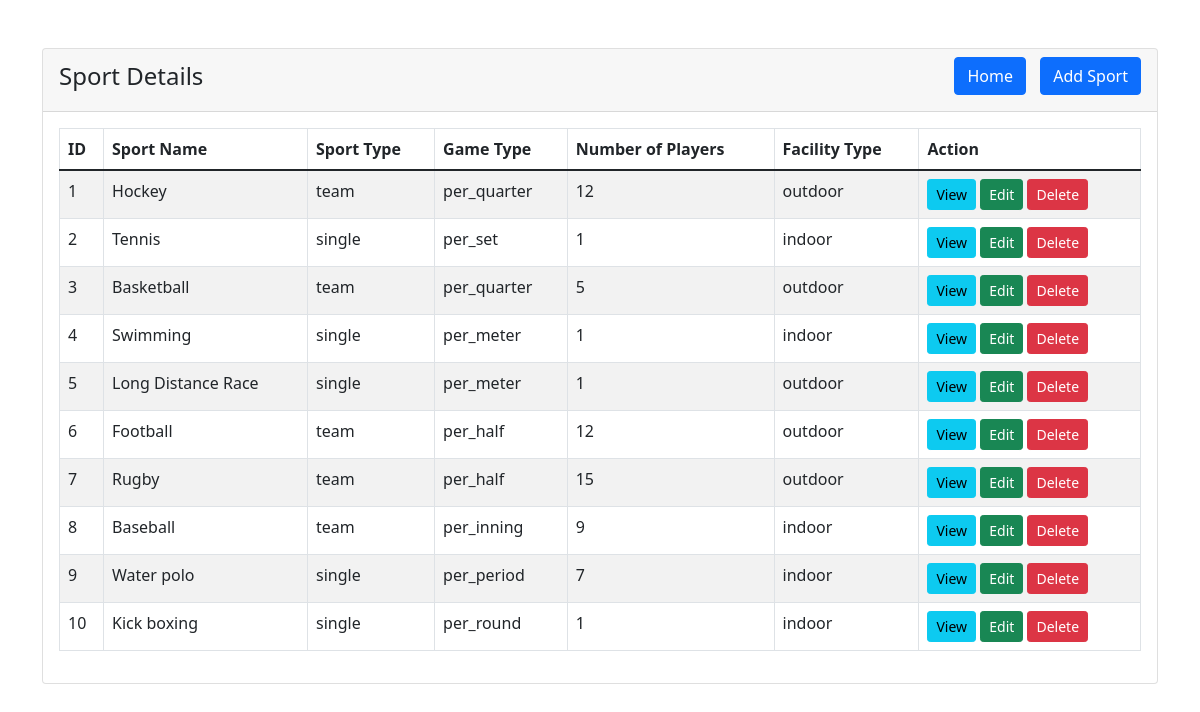
The page /admin/sport_details.php on the database its author committed.
### tables this page shows
CREATE TABLE `sports` (
  `id` int(11) NOT NULL,
  `sport_name` varchar(255) NOT NULL,
  `sport_type` enum('single','double','team') NOT NULL,
  `game_type` enum('per_meter','per_quarter','per_half','per_inning','per_set','per_period','per_round') NOT NULL,
  `number_of_players` int(11) NOT NULL,
  `facility_type` enum('indoor','outdoor') NOT NULL
);

### admin/sport_details.php (the view, shortened to what this page needs)
<?php
require '../includes/dbh.inc.php';
?>
<!doctype html>
<html lang="en">
<head>
    <link href="https://cdn.jsdelivr.net/npm/bootstrap@5.1.3/dist/css/bootstrap.min.css" rel="stylesheet">
</head>
<body>
<div class="container mt-5">
    <div class="row">
        <div class="col-md-12">
            <div class="card">
                <div class="card-header">
                <h4 class="d-flex justify-content-between align-items-center">
                <span>Sport Details</span>
                  <div>
                   <a href="dashboard.php" class="btn btn-primary me-2">Home</a>
                   <a href="sport_create.php" class="btn btn-primary">Add Sport</a>
                   </div>
                </h4>
                </div>
                <div class="card-body table-responsive">
                    <table class="table table-bordered table-striped">
                        <thead>
                        <tr>
                            <th>ID</th>
                            <th>Sport Name</th>
                            <th>Sport Type</th>
                            <th>Game Type</th>
                            <th>Number of Players</th>
                            <th>Facility Type</th>
                            <th>Action</th>
                        </tr>
                        </thead>
                        <tbody>
                        <?php
                        $query = "SELECT * FROM sports";
                        $query_run = mysqli_query($con, $query);
                        if (mysqli_num_rows($query_run) > 0) {
                            foreach ($query_run as $sport) {
                                ?>
                                <tr>
                                    <td><?= $sport['id']; ?></td>
                                    <td><?= $sport['sport_name']; ?></td>
                                    <td><?= $sport['sport_type']; ?></td>
                                    <td><?= $sport['game_type']; ?></td>
                                    <td><?= $sport['number_of_players']; ?></td>
                                    <td><?= $sport['facility_type']; ?></td>
                                    <td>
                                        <a href="sport_view.php?id=<?= $sport['id']; ?>" class="btn btn-info btn-sm">View</a>
                                        <a href="sport_edit.php?id=<?= $sport['id']; ?>" class="btn btn-success btn-sm">Edit</a>
                                        <form action="sport_details.php" method="POST" class="d-inline">
                                            <button type="submit" class="btn btn-danger btn-sm">Delete</button>
                                        </form>
                                    </td>
                                </tr>
                                <?php
                            }
                        } else {
                            echo "<h5>No Record Found!</h5>";
                        }
                        ?>
                        </tbody>
                    </table>
                </div>
            </div>
        </div>
    </div>
</div>
</body>
</html>

### rows shown on the page
sports: id "1", sport_name "Hockey", sport_type "team", game_type "per_quarter", number_of_players "12", facility_type "outdoor"
sports: id "2", sport_name "Tennis", sport_type "single", game_type "per_set", number_of_players "1", facility_type "indoor"
sports: id "3", sport_name "Basketball", sport_type "team", game_type "per_quarter", number_of_players "5", facility_type "outdoor"
sports: id "4", sport_name "Swimming", sport_type "single", game_type "per_meter", number_of_players "1", facility_type "indoor"
sports: id "5", sport_name "Long Distance Race", sport_type "single", game_type "per_meter", number_of_players "1", facility_type "outdoor"
sports: id "6", sport_name "Football", sport_type "team", game_type "per_half", number_of_players "12", facility_type "outdoor"
sports: id "7", sport_name "Rugby", sport_type "team", game_type "per_half", number_of_players "15", facility_type "outdoor"
sports: id "8", sport_name "Baseball", sport_type "team", game_type "per_inning", number_of_players "9", facility_type "indoor"
sports: id "9", sport_name "Water polo", sport_type "single", game_type "per_period", number_of_players "7", facility_type "indoor"
sports: id "10", sport_name "Kick boxing", sport_type "single", game_type "per_round", number_of_players "1", facility_type "indoor"
